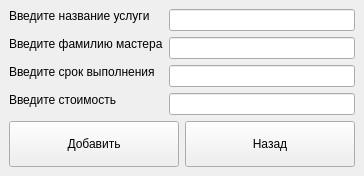
<?xml version="1.0" encoding="UTF-8"?>
<ui version="4.0">
 <class>AddWindow</class>
 <widget class="QMainWindow" name="AddWindow">
  <property name="geometry">
   <rect>
    <x>0</x>
    <y>0</y>
    <width>364</width>
    <height>176</height>
   </rect>
  </property>
  <property name="windowTitle">
   <string>Добавление данных</string>
  </property>
  <widget class="QWidget" name="centralwidget">
   <layout class="QVBoxLayout" name="verticalLayout">
    <item>
     <layout class="QFormLayout" name="formLayout">
      <item row="0" column="0">
       <widget class="QLabel" name="label">
        <property name="sizePolicy">
         <sizepolicy hsizetype="Preferred" vsizetype="Fixed">
          <horstretch>0</horstretch>
          <verstretch>0</verstretch>
         </sizepolicy>
        </property>
        <property name="text">
         <string>Введите название услуги</string>
        </property>
       </widget>
      </item>
      <item row="1" column="0">
       <widget class="QLabel" name="label_2">
        <property name="sizePolicy">
         <sizepolicy hsizetype="Preferred" vsizetype="Fixed">
          <horstretch>0</horstretch>
          <verstretch>0</verstretch>
         </sizepolicy>
        </property>
        <property name="text">
         <string>Введите фамилию мастера</string>
        </property>
       </widget>
      </item>
      <item row="2" column="0">
       <widget class="QLabel" name="label_3">
        <property name="sizePolicy">
         <sizepolicy hsizetype="Preferred" vsizetype="Fixed">
          <horstretch>0</horstretch>
          <verstretch>0</verstretch>
         </sizepolicy>
        </property>
        <property name="text">
         <string>Введите срок выполнения</string>
        </property>
       </widget>
      </item>
      <item row="3" column="0">
       <widget class="QLabel" name="label_4">
        <property name="sizePolicy">
         <sizepolicy hsizetype="Preferred" vsizetype="Fixed">
          <horstretch>0</horstretch>
          <verstretch>0</verstretch>
         </sizepolicy>
        </property>
        <property name="text">
         <string>Введите стоимость</string>
        </property>
       </widget>
      </item>
      <item row="0" column="1">
       <widget class="QLineEdit" name="lineEdit_service"/>
      </item>
      <item row="1" column="1">
       <widget class="QLineEdit" name="lineEdit_surname"/>
      </item>
      <item row="2" column="1">
       <widget class="QLineEdit" name="lineEdit_days"/>
      </item>
      <item row="3" column="1">
       <widget class="QLineEdit" name="lineEdit_price"/>
      </item>
     </layout>
    </item>
    <item>
     <layout class="QHBoxLayout" name="horizontalLayout">
      <item>
       <widget class="QPushButton" name="pushButton_add">
        <property name="sizePolicy">
         <sizepolicy hsizetype="Minimum" vsizetype="Fixed">
          <horstretch>0</horstretch>
          <verstretch>0</verstretch>
         </sizepolicy>
        </property>
        <property name="maximumSize">
         <size>
          <width>16777215</width>
          <height>50</height>
         </size>
        </property>
        <property name="text">
         <string>Добавить</string>
        </property>
       </widget>
      </item>
      <item>
       <widget class="QPushButton" name="pushButton_back">
        <property name="sizePolicy">
         <sizepolicy hsizetype="Minimum" vsizetype="Fixed">
          <horstretch>0</horstretch>
          <verstretch>0</verstretch>
         </sizepolicy>
        </property>
        <property name="maximumSize">
         <size>
          <width>16777215</width>
          <height>50</height>
         </size>
        </property>
        <property name="text">
         <string>Назад</string>
        </property>
       </widget>
      </item>
     </layout>
    </item>
   </layout>
  </widget>
 </widget>
 <resources/>
 <connections/>
</ui>
